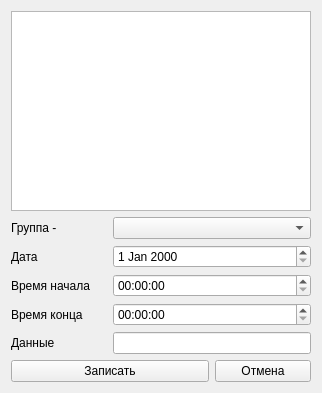
<?xml version="1.0" encoding="UTF-8"?>
<ui version="4.0">
 <class>Form</class>
 <widget class="QWidget" name="Form">
  <property name="geometry">
   <rect>
    <x>0</x>
    <y>0</y>
    <width>318</width>
    <height>351</height>
   </rect>
  </property>
  <property name="windowTitle">
   <string>Запись на репетицию.</string>
  </property>
  <layout class="QGridLayout" name="gridLayout">
   <item row="3" column="1" colspan="2">
    <widget class="QTimeEdit" name="Time"/>
   </item>
   <item row="1" column="1" colspan="2">
    <widget class="QComboBox" name="Band"/>
   </item>
   <item row="4" column="1" colspan="2">
    <widget class="QTimeEdit" name="TimeEnd"/>
   </item>
   <item row="2" column="0">
    <widget class="QLabel" name="DateL">
     <property name="text">
      <string>Дата</string>
     </property>
    </widget>
   </item>
   <item row="7" column="2">
    <widget class="QPushButton" name="Cancel">
     <property name="text">
      <string>Отмена</string>
     </property>
    </widget>
   </item>
   <item row="3" column="0">
    <widget class="QLabel" name="TimeL">
     <property name="text">
      <string>Время начала</string>
     </property>
    </widget>
   </item>
   <item row="4" column="0">
    <widget class="QLabel" name="TimeEndL">
     <property name="text">
      <string>Время конца</string>
     </property>
    </widget>
   </item>
   <item row="1" column="0">
    <widget class="QLabel" name="BandL">
     <property name="text">
      <string>Группа -</string>
     </property>
    </widget>
   </item>
   <item row="2" column="1" colspan="2">
    <widget class="QDateEdit" name="Date"/>
   </item>
   <item row="7" column="0" colspan="2">
    <widget class="QPushButton" name="Record">
     <property name="text">
      <string>Записать</string>
     </property>
    </widget>
   </item>
   <item row="0" column="0" colspan="3">
    <widget class="QTableView" name="Table">
     <property name="minimumSize">
      <size>
       <width>300</width>
       <height>200</height>
      </size>
     </property>
     <property name="maximumSize">
      <size>
       <width>16777215</width>
       <height>16777215</height>
      </size>
     </property>
    </widget>
   </item>
   <item row="5" column="1" colspan="2">
    <widget class="QLineEdit" name="Data"/>
   </item>
   <item row="5" column="0">
    <widget class="QLabel" name="label">
     <property name="text">
      <string>Данные</string>
     </property>
    </widget>
   </item>
  </layout>
 </widget>
 <resources/>
 <connections/>
</ui>
